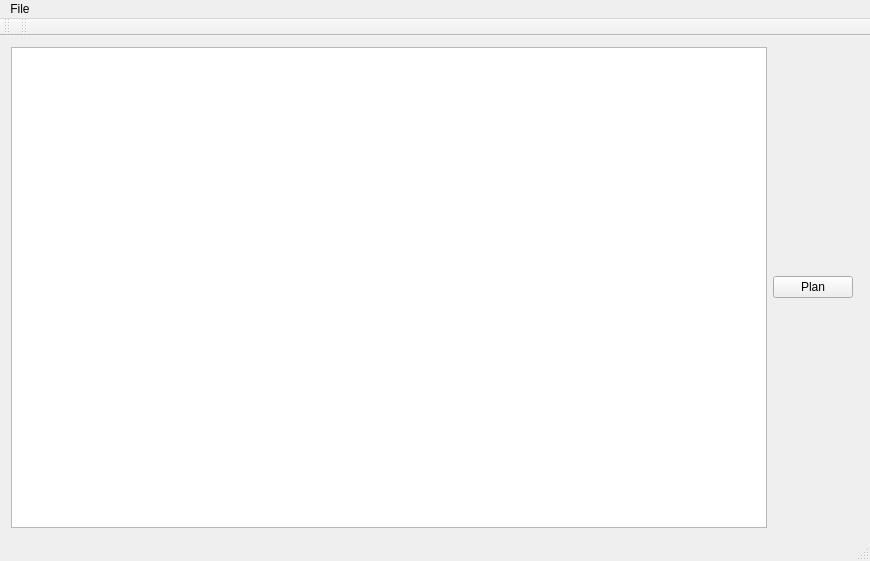
<?xml version="1.0" encoding="UTF-8"?>
<ui version="4.0">
 <class>PathPlanningDemonstrator</class>
 <widget class="QMainWindow" name="PathPlanningDemonstrator">
  <property name="geometry">
   <rect>
    <x>0</x>
    <y>0</y>
    <width>870</width>
    <height>561</height>
   </rect>
  </property>
  <property name="windowTitle">
   <string>PathPlanningDemonstrator</string>
  </property>
  <widget class="QWidget" name="centralWidget">
   <layout class="QHBoxLayout" name="horizontalLayout">
    <item>
     <layout class="QHBoxLayout" name="horizontalLayout_2" stretch="1,0,0">
      <item>
       <widget class="QGraphicsView" name="graphics_view">
        <property name="dragMode">
         <enum>QGraphicsView::NoDrag</enum>
        </property>
       </widget>
      </item>
      <item>
       <widget class="QPushButton" name="pushButton">
        <property name="text">
         <string>Plan</string>
        </property>
       </widget>
      </item>
      <item>
       <widget class="QFrame" name="frame">
        <property name="frameShape">
         <enum>QFrame::StyledPanel</enum>
        </property>
        <property name="frameShadow">
         <enum>QFrame::Raised</enum>
        </property>
       </widget>
      </item>
     </layout>
    </item>
   </layout>
  </widget>
  <widget class="QMenuBar" name="menuBar">
   <property name="geometry">
    <rect>
     <x>0</x>
     <y>0</y>
     <width>870</width>
     <height>25</height>
    </rect>
   </property>
   <widget class="QMenu" name="menuFile">
    <property name="title">
     <string>File</string>
    </property>
    <addaction name="actionLoad"/>
    <addaction name="actionSave"/>
   </widget>
   <addaction name="menuFile"/>
  </widget>
  <widget class="QToolBar" name="mainToolBar">
   <attribute name="toolBarArea">
    <enum>TopToolBarArea</enum>
   </attribute>
   <attribute name="toolBarBreak">
    <bool>false</bool>
   </attribute>
  </widget>
  <widget class="QStatusBar" name="statusBar"/>
  <widget class="QToolBar" name="toolBar">
   <property name="windowTitle">
    <string>toolBar</string>
   </property>
   <attribute name="toolBarArea">
    <enum>TopToolBarArea</enum>
   </attribute>
   <attribute name="toolBarBreak">
    <bool>false</bool>
   </attribute>
  </widget>
  <action name="actionLoad">
   <property name="text">
    <string>Load</string>
   </property>
  </action>
  <action name="actionSave">
   <property name="text">
    <string>Save</string>
   </property>
  </action>
 </widget>
 <layoutdefault spacing="6" margin="11"/>
 <resources/>
 <connections/>
</ui>
